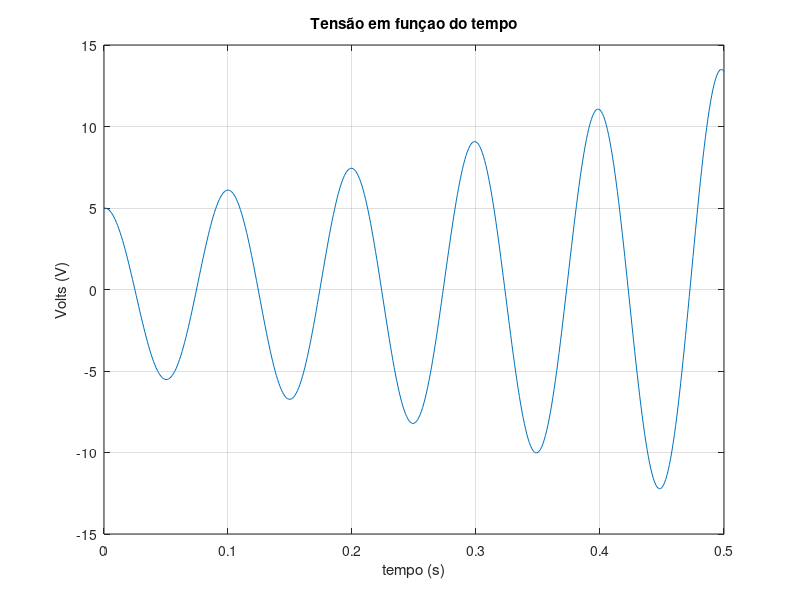

MATLAB code to generate this figure: (Note: this script raises an error after producing the figure.)
%%  Ex2.g

clear,clc,close all

%%  GRÁFICO PARA CALCULAR O PERÍODO

Vc0=5;      %Tensão inicial condensador
C=1e-3;     %Condensador
L=0.25;     %Bobina
t0=0;       %tempo em que o S fecha
tf=0.5;     %tempo final
h=0.001;    %passo temporal

a=1/(L*C);  %constante

t=t0:h:tf;  %vetor tempo

DV=[];
Vc=[];

DV(1)=0;
Vc(1)=Vc0;

for i=1:length(t)-1
    DV(i+1)=DV(i)-a*Vc(i)*h;    %METODO DE EULER PARA A DERIVADA DE Vc
    Vc(i+1)=Vc(i)+DV(i)*h;      %METODO DE EULER PARA Vc 
end

figure(1)
plot(t,Vc)
grid on
title('Tensão em funçao do tempo')
xlabel('tempo (s)')
ylabel('Volts (V)')

w=sqrt(1/(L*C));    %frequencia angular das oscilações

%%  CÁLCULO DO PERÍODO PRÁTICO E TEÓRICO

ind=find(islocalmax(Vc)); %islocalmax serve para criar um vetor de 0 e 1 
                          %que apenas existem 1 nos máximos. Depois o find
                          %é para saber o índice em que estes 1 se situam
                      
tt=(t(ind));         %para ver os valores dos tempos correspondentes aos 
                     %indices já achados

for i=2:length(tt)
    Ppra(i-1)=tt(i)-tt(i-1);    %calculo de todos os períodos possiveis
end

Tpratico=mean(Ppra) %PERIODO PRATICO

Tteorico=2*pi/w     %PERIODO TEORICO